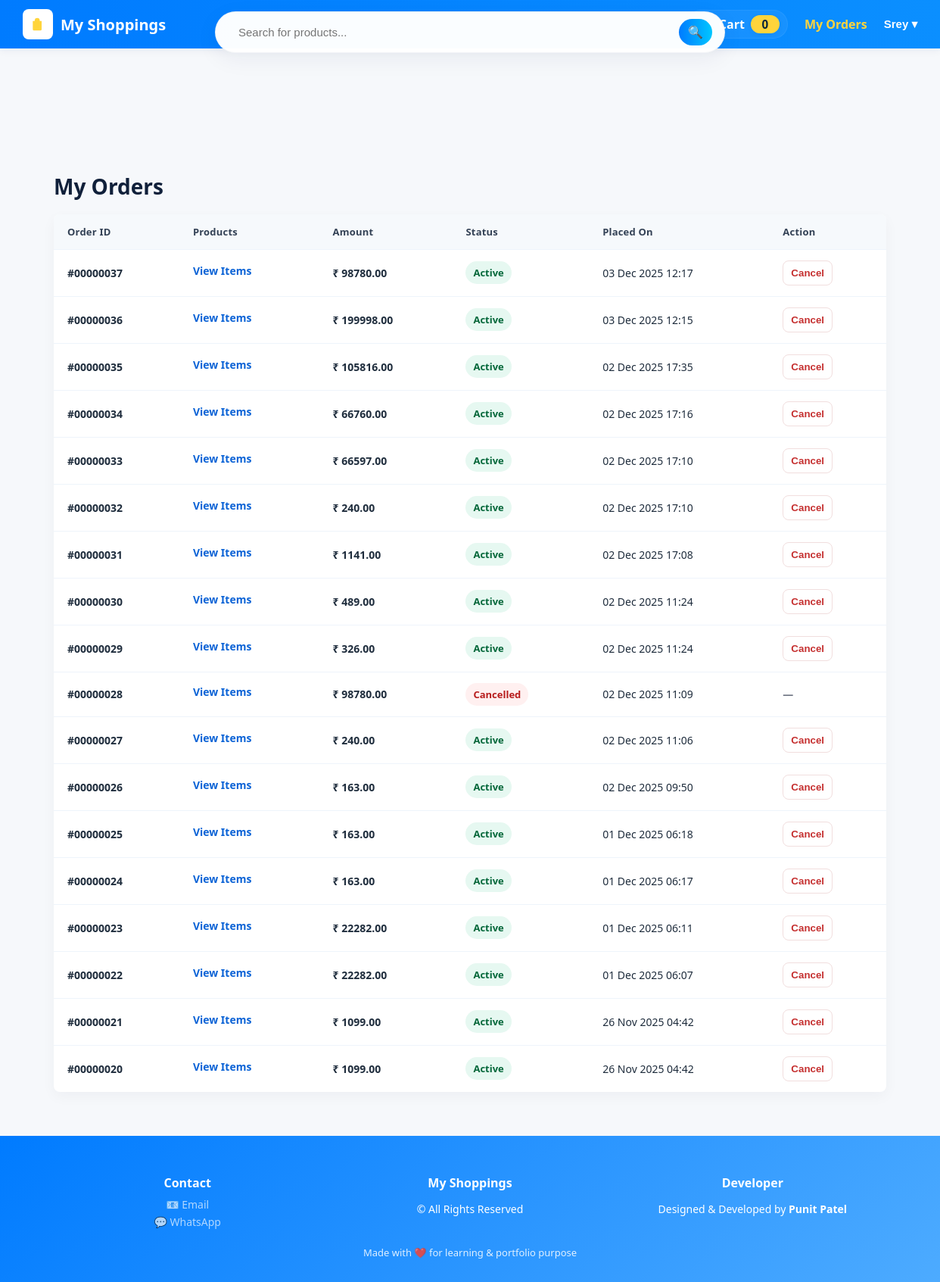
The page /shop/orders/ (signed in) on the database its author committed.
### shop/models.py (models this page shows, shortened)
class Order(models.Model):
    STATUS_CHOICES = (
        ('created', 'Created'),
        ('paid', 'Paid'),
        ('failed', 'Failed'),
    )
    email = models.EmailField()
    total_amount = models.DecimalField(max_digits=10, decimal_places=2)
    created_at = models.DateTimeField(auto_now_add=True)
    razorpay_order_id = models.CharField(max_length=255, blank=True, null=True)
    razorpay_payment_id = models.CharField(max_length=255, blank=True, null=True)
    razorpay_signature = models.CharField(max_length=255, blank=True, null=True)
    status = models.CharField(max_length=20, choices=STATUS_CHOICES, default='created')

### shop/views.py (the view)
# urls.py: path('orders/', views.my_orders, name='my_orders'),
@login_required
def my_orders(request):
    orders = Order.objects.filter(email=request.user.email).order_by("-created_at")
    return render(request, "shop/my_orders.html", {"orders":orders})

### shop/cart.py (called while the page is built)
    def __len__(self):
        return sum(int(item["quantity"]) for item in self.cart.values())

### shop/context_processors.py (called while the page is built)
def cart_counts(request):
    try:
        cart = Cart(request)
        unique = len(cart.cart) if hasattr(cart, 'cart') else 0
        total_qty = len(cart)
    except Exception:
        unique = 0
        total_qty = 0
    return {
        "cart_unique_items": unique,
        "cart_total_qty": total_qty,
    }

### shop/templates/shop/my_orders.html (shortened to what this page needs)
{% extends "shop/base.html" %}
{% block content %}
<div class="orders-wrap">
  <h1 class="orders-title">My Orders</h1>
  <table class="orders-table" role="table" aria-label="My Orders">
    <thead>
      <tr>
        <th>Order ID</th>
        <th>Products</th>
        <th>Amount</th>
        <th>Status</th>
        <th>Placed On</th>
        <th>Action</th>
      </tr>
    </thead>
    <tbody>
      {% if orders %}
        {% for o in orders %}
          {% with o.id|stringformat:"08d" as padded_id %}
          <tr>
            <td class="order-id">#{{ padded_id }}</td>
            <td class="product-list">
              {% if o.orderitem_set.all %}
                {% for item in o.orderitem_set.all %}
                  {% if item.product %}
                    <a class="product-link" href="{% url 'shop:product_detail' item.product.slug %}">{{ item.product.name }}</a>{% if not forloop.last %},{% endif %}
                  {% else %}
                    <span style="color:#6b7280;">Item</span>{% if not forloop.last %},{% endif %}
                  {% endif %}
                {% endfor %}
              {% else %}
                <a class="product-link" href="{% url 'shop:order_detail' o.id %}">View Items</a>
              {% endif %}
            </td>
            <td class="price-cell">₹ {{ o.total_amount }}</td>
            <td>
              {% if o.status == 'created' %}
                <span class="status-badge status-active">Active</span>
              {% elif o.status == 'paid' %}
                <span class="status-badge status-paid">Paid</span>
              {% elif o.status == 'cancelled' %}
                <span class="status-badge status-cancelled">Cancelled</span>
              {% else %}
                <span class="status-badge">{{ o.get_status_display }}</span>
              {% endif %}
            </td>
            <td>{{ o.created_at|date:"d M Y H:i" }}</td>
            <td>
              {% if o.status != 'paid' and o.status != 'cancelled' %}
                <form method="post" action="{% url 'shop:cancel_order' o.id %}" class="action-form" onsubmit="return confirm('Cancel order #{{ padded_id }} ?');">
                  <button type="submit" class="btn-cancel">Cancel</button>
                </form>
              {% else %}
                <span style="color:#6b7280;font-weight:600;">—</span>
              {% endif %}
            </td>
          </tr>
          {% endwith %}
        {% endfor %}
      {% else %}
        <tr>
          <td colspan="6" style="padding:22px; text-align:center; color:#6b7280;">No orders found.</td>
        </tr>
      {% endif %}
    </tbody>
  </table>
</div>
{% endblock %}

### shop/templates/shop/base.html (shortened to what this page needs)
{% load static %}
<!doctype html>
<html lang="en">
<head>
</head>
<body data-initial-cart-count="{{ cart_unique_items|default:0 }}">
  <form class="floating-search" method="get" action="{% url 'shop:product_list' %}">
    <input type="text" name="q" value="{{ query }}" placeholder="Search for products...">
    <button type="submit" aria-label="Search">
      🔍
    </button>
  </form>
  <header>
    <a class="brand" href="{% url 'shop:product_list' %}">
      <span class="logo" aria-hidden="true">
        <svg viewBox="0 0 24 24" xmlns="http://www.w3.org/2000/svg" aria-hidden="true"><path d="M7 7V6a4 4 0 0 1 8 0v1h3v13a2 2 0 0 1-2 2H6a2 2 0 0 1-2-2V7h3zM9 7h6" fill="#ffd43b"/></svg>
      </span>
      <div>
        <div class="title">My Shoppings</div>
      </div>
    </a>
    <div style="display:flex; align-items:center; gap:12px;">
      <a href="{% url 'shop:cart_detail' %}" class="cart-badge" id="cartLink" aria-label="Cart">
        <span style="font-weight:700;color:#fff;margin-left:6px;">Cart</span>
        <span id="cartCountBadge" class="cart-count" aria-live="polite" aria-atomic="true">
          {{ cart_unique_items|default:0 }}
        </span>
      </a>
      <a href="{% url 'shop:my_orders' %}" style="color:#ffd43b; font-weight:600;">My Orders</a>
      <div class="account">
        {% if request.user.is_authenticated %}
        <button class="account-btn" id="accountBtn">{{ request.user.get_username }} ▾</button>
        {% else %}
        <a href="{% url 'shop:login' %}" style="color:#ffd43b; font-weight:600;">Login</a>
        <a href="{% url 'shop:signup' %}" style="color:#ffd43b; font-weight:600; margin-left:6px;">Signup</a>
        {% endif %}
      </div>
    </div>
  </header>
  <main>
    {% block content %}{% endblock %}
  </main>
  <footer>
    <div class="footer-container">
      <div class="footer-column">
        <h4>Contact</h4>
        <a href="mailto:punitp0170@gmail.com" target="_blank">📧 Email</a>
        <a href="https://wa.me/917048856947" target="_blank">💬 WhatsApp</a>
      </div>
      <div class="footer-column">
        <h4>My Shoppings</h4>
        <p>© {{ now|date:"Y" }} All Rights Reserved</p>
      </div>
      <div class="footer-column">
        <h4>Developer</h4>
        <p>Designed & Developed by <strong>Punit Patel</strong></p>
      </div>
    </div>
    <div class="footer-bottom">
      Made with ❤️ for learning & portfolio purpose
    </div>
  </footer>
</body>
</html>

### shop/templates/shop/base.html (style rules this page uses)
body { font-family: 'Segoe UI', Tahoma, Arial, sans-serif; margin: 0; background: #f6f8fb; color: #333; overflow-x: hidden; display: flex; flex-direction: column; min-height: 100vh; -webkit-font-smoothing:antialiased; -moz-osx-font-smoothing:grayscale; }
header { background: linear-gradient(90deg,#007BFF 0%, #0b8fff 100%); color: #fff; padding: 12px 20px; display: flex; justify-content: space-between; align-items: center; flex-wrap: wrap; position: relative; z-index: 2; box-shadow: 0 3px 10px rgba(6,40,84,0.06); }
header .brand { display:flex; align-items:center; gap:10px; text-decoration:none; color: #ffd43b; }
.brand .logo { width:34px; height:34px; border-radius:8px; background:#fff; display:grid; place-items:center; padding:3px; }
.brand .logo svg { width:20px;height:20px; fill:#0077d9; }
.brand .title { font-size:20px; font-weight:700; color:#fff; margin:0; }
header a { color: #ffd43b; text-decoration: none; font-weight: 600; margin-left: 10px; }
.account { position: relative; display: inline-block; }
.account .account-btn { background: transparent; border: none; color: #fff; font-weight: 600; cursor: pointer; font-size: 15px; padding:6px 10px; border-radius:8px; }
.cart-badge { display: inline-flex; align-items: center; gap: 8px; background: rgba(255,255,255,0.06); padding: 6px 10px; border-radius: 999px; color: #fff; font-weight: 600; text-decoration: none; border: 1px solid rgba(255,255,255,0.06); }
.cart-count { background: #ffd43b; color: #07263a; font-weight: 800; padding: 2px 8px; border-radius: 999px; font-size: 0.95rem; min-width: 22px; text-align: center; display: inline-block; box-shadow: 0 2px 6px rgba(8,30,60,0.06); }
.floating-search { position: fixed; top: 15px; left: 50%; transform: translateX(-50%); z-index: 1000; background: rgba(255, 255, 255, 0.98); border-radius: 30px; box-shadow: 0 8px 30px rgba(6,40,84,0.06); padding: 8px 16px; display: flex; align-items: center; gap: 10px; width: 86%; max-width: 640px; border: 1px solid rgba(10,40,100,0.05); }
.floating-search input[type="text"] { flex: 1; padding: 10px 14px; border: none; outline: none; background: transparent; font-size: 15px; color: #333; }
.floating-search button { background: linear-gradient(90deg,#007BFF,#00C6FF); border: none; color: white; padding: 8px 12px; border-radius: 999px; cursor: pointer; font-size: 16px; }
main { flex: 1; max-width: 1200px; margin: 110px auto 24px auto; padding: 0 16px; width: 100%; }
footer { background: linear-gradient(135deg, #007BFF, #4dabff); color: #fff; padding: 30px 10px; font-size: 14px; margin-top: auto; }
.footer-container { display: flex; justify-content: space-between; flex-wrap: wrap; max-width: 1100px; margin: auto; text-align: center; gap: 20px; }
.footer-column { flex: 1; min-width: 200px; }
.footer-column h4 { margin-bottom: 8px; font-size: 16px; font-weight: bold; color: #fff; }
.footer-column a { color: #fffa; text-decoration: none; display: block; margin: 4px 0; font-size: 14px; }
.footer-bottom { text-align: center; margin-top: 18px; font-size: 13px; opacity: 0.85; }

### shop/templates/shop/my_orders.html (style rules this page uses)
.orders-wrap { max-width: 1100px; margin: 28px auto; background: transparent; padding: 6px; }
h1.orders-title { font-size: 28px; margin-bottom: 18px; color: #10203a; font-weight: 700; }
.orders-table { width: 100%; border-collapse: collapse; background: #fff; border-radius: 8px; overflow: hidden; box-shadow: 0 6px 18px rgba(18, 38, 63, 0.04); }
.orders-table thead tr { background: #f6f9fc; }
.orders-table th, .orders-table td { padding: 14px 18px; text-align: left; vertical-align: middle; border-bottom: 1px solid #eef4fb; font-size: 14px; color: #1f2d3d; }
.orders-table th { font-weight: 700; color: #334155; font-size: 13px; letter-spacing: 0.2px; }
.orders-table tbody tr:last-child td { border-bottom: none; }
.order-id { font-weight: 700; color: #0b3b66; }
.price-cell { font-weight: 700; color: #0b4da0; white-space: nowrap; }
.status-badge { display: inline-block; padding: 6px 10px; border-radius: 999px; font-weight: 700; font-size: 13px; }
.status-active { background: #e6f8f1; color: #05683b; }
.status-cancelled { background: #fff0f0; color: #b71c1c; }
.action-form { display:inline-block; margin:0; }
.btn-cancel { background: transparent; color: #c53030; border: 1px solid #f1dede; padding: 8px 10px; border-radius: 8px; cursor: pointer; font-weight: 700; }
.product-link { color: #0b63d6; font-weight: 700; text-decoration: none; }
.product-list a { margin-right: 8px; display:inline-block; margin-bottom:6px; }

### rows shown on the page
Order: padded_id "00000037", total_amount "98780.00", status "Active", created_at "03 Dec 2025 12:17"
Order: padded_id "00000036", total_amount "199998.00", status "Active", created_at "03 Dec 2025 12:15"
Order: padded_id "00000035", total_amount "105816.00", status "Active", created_at "02 Dec 2025 17:35"
Order: padded_id "00000034", total_amount "66760.00", status "Active", created_at "02 Dec 2025 17:16"
Order: padded_id "00000033", total_amount "66597.00", status "Active", created_at "02 Dec 2025 17:10"
Order: padded_id "00000032", total_amount "240.00", status "Active", created_at "02 Dec 2025 17:10"
Order: padded_id "00000031", total_amount "1141.00", status "Active", created_at "02 Dec 2025 17:08"
Order: padded_id "00000030", total_amount "489.00", status "Active", created_at "02 Dec 2025 11:24"
Order: padded_id "00000029", total_amount "326.00", status "Active", created_at "02 Dec 2025 11:24"
Order: padded_id "00000028", total_amount "98780.00", status "Cancelled", created_at "02 Dec 2025 11:09"
Order: padded_id "00000027", total_amount "240.00", status "Active", created_at "02 Dec 2025 11:06"
Order: padded_id "00000026", total_amount "163.00", status "Active", created_at "02 Dec 2025 09:50"
Order: padded_id "00000025", total_amount "163.00", status "Active", created_at "01 Dec 2025 06:18"
Order: padded_id "00000024", total_amount "163.00", status "Active", created_at "01 Dec 2025 06:17"
Order: padded_id "00000023", total_amount "22282.00", status "Active", created_at "01 Dec 2025 06:11"
Order: padded_id "00000022", total_amount "22282.00", status "Active", created_at "01 Dec 2025 06:07"
Order: padded_id "00000021", total_amount "1099.00", status "Active", created_at "26 Nov 2025 04:42"
Order: padded_id "00000020", total_amount "1099.00", status "Active", created_at "26 Nov 2025 04:42"

### other values the page prints
{{ cart_unique_items|default:0 }} "0"
{{ request.user.get_username }} "Srey"
